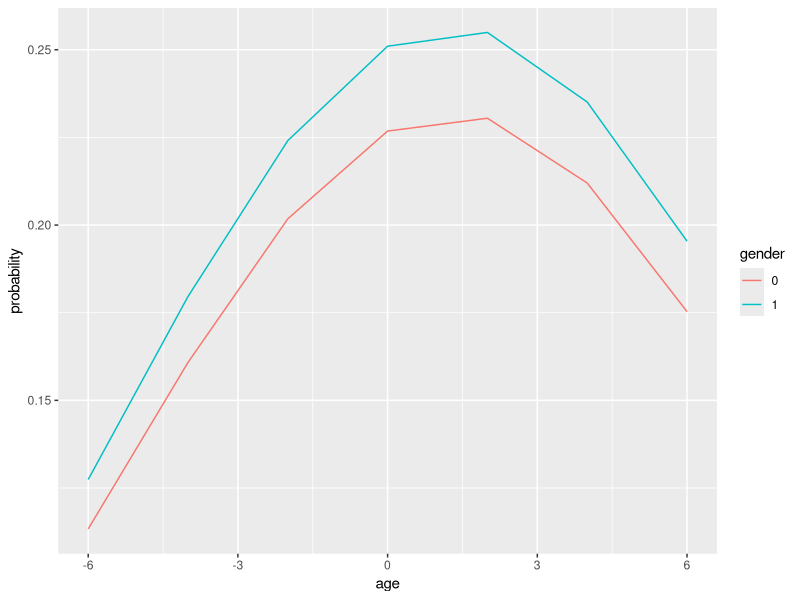

Generate this figure with R:
## ---- chunk 1
knitr::opts_chunk$set(echo = TRUE)
library(ggplot2)
## ---- chunk 2
musc.dat <- read.table('../data/muscatine.txt',na.strings=".", as.is=T)
names(musc.dat) <- c("id", "gender", "baseage", "age", "occasion", "y")
musc.dat$cage <- musc.dat$age - 12
library(gee) # GEE library

## Model fit
musc.gee <- gee(y~gender*cage + gender*I(cage^2),
  id=id,
  family="binomial",
  data=musc.dat,
  corstr="unstructured")

## Summary of the output
summary(musc.gee)

## Model fit
musc.gee.noInt <- gee(y~gender + cage + I(cage^2),
  id=id,
  family="binomial",
  data=musc.dat,
  corstr="unstructured")

## Summary of the output
summary(musc.gee.noInt)

## ---- chunk 3
musc.sel.dat <- matrix(unlist(expand.grid(unique(musc.dat$gender),
unique(musc.dat$cage))), ncol=2)
musc.sel.dat <- cbind(rep(1,dim(musc.sel.dat)[1]),
musc.sel.dat, musc.sel.dat[,2]^2)
colnames(musc.sel.dat) <- c("Int", "gender","cage", "cage2")
musc.lin.pred <- musc.sel.dat %*% matrix(coef(musc.gee.noInt), ncol=1)
musc.exp.pred <- exp(musc.lin.pred)/(1+exp(musc.lin.pred))
musc.all.pred <- cbind(musc.sel.dat, musc.lin.pred, musc.exp.pred)
musc.all.pred
## ---- chunk 4
musc.all.pred.plot <- as.data.frame(musc.all.pred[,c(2,3,6)])
colnames(musc.all.pred.plot) <- c("gender","age", "probability")
musc.all.pred.plot$gender <- as.factor(musc.all.pred.plot$gender)
p <- ggplot(musc.all.pred.plot, aes(x=age, y=probability, colour = gender)) + geom_line()
p
